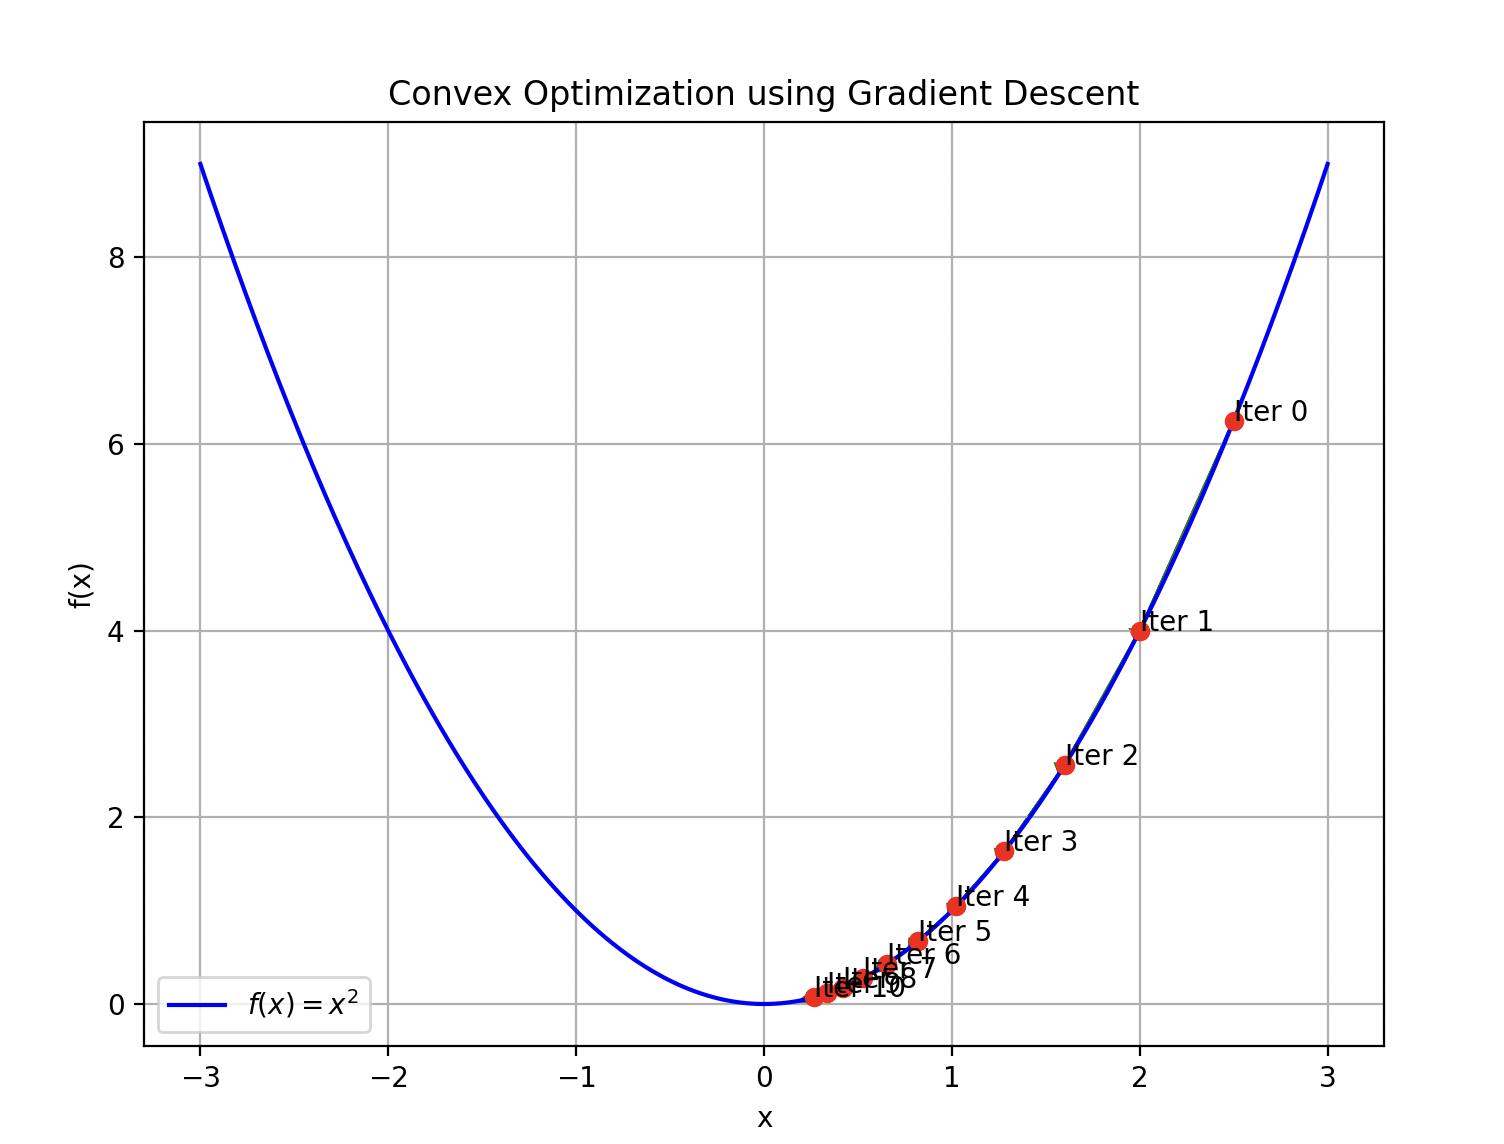

Python code for this plot:
## ---- python  Convex Optimization visualization the process

# Visualizing the process of **Convex Optimization** typically involves showing how an algorithm (such as gradient descent) iterates toward the minimum of a convex function. Here's a general way to visualize this process in Python using `matplotlib` and `numpy`.

# ### Steps:
# 1. **Generate a convex function**: For simplicity, use a quadratic function (e.g., \( f(x) = x^2 \)).
# 2. **Apply an optimization algorithm**: Use gradient descent as the optimization algorithm.
# 3. **Visualize the process**: Plot the function and show how the optimization algorithm converges to the minimum.

# Here's how you can implement it:

# ### Python Code:

# ```python
import numpy as np
import matplotlib.pyplot as plt

# Convex function (quadratic function)
def f(x):
    return x ** 2

# Derivative of the convex function (gradient)
def grad_f(x):
    return 2 * x

# Gradient descent algorithm
def gradient_descent(starting_point, learning_rate, num_iterations):
    x = starting_point
    trajectory = [x]
    for _ in range(num_iterations):
        x = x - learning_rate * grad_f(x)
        trajectory.append(x)
    return np.array(trajectory)

# Visualization of the optimization process
def visualize_optimization(trajectory):
    # Define x values and their corresponding function values
    x_vals = np.linspace(-3, 3, 400)
    y_vals = f(x_vals)

    plt.figure(figsize=(8, 6))
    plt.plot(x_vals, y_vals, label=r'$f(x) = x^2$', color='blue')

    # Plot the trajectory of the optimization algorithm
    for i, x in enumerate(trajectory):
        plt.plot(x, f(x), 'ro')  # Mark the point
        plt.text(x, f(x), f'Iter {i}', fontsize=10)
        if i > 0:
            plt.arrow(trajectory[i-1], f(trajectory[i-1]),
                      trajectory[i] - trajectory[i-1],
                      f(trajectory[i]) - f(trajectory[i-1]),
                      head_width=0.1, head_length=0.1, fc='green', ec='green')

    plt.xlabel('x')
    plt.ylabel('f(x)')
    plt.title('Convex Optimization using Gradient Descent')
    plt.legend()
    plt.grid(True)
    plt.show()

# Parameters for gradient descent
starting_point = 2.5
learning_rate = 0.1
num_iterations = 10

# Get the trajectory of the optimization process
trajectory = gradient_descent(starting_point, learning_rate, num_iterations)

# Visualize the optimization process
visualize_optimization(trajectory)
# ```

# ### Explanation:
# 1. **Convex function**: \( f(x) = x^2 \), which is a simple convex function.
# 2. **Gradient descent**: The optimization algorithm is performed over a set number of iterations, updating \( x \) based on the gradient (which is \( 2x \)).
# 3. **Visualization**: The function is plotted, and each iteration of the optimization is marked. The movement of the points toward the minimum is visualized with arrows.

# This code will generate a visualization where you can see the steps of the gradient descent as it moves towards the minimum at \( x = 0 \). You can adjust the learning rate and the number of iterations to observe different behaviors of the optimization process.
